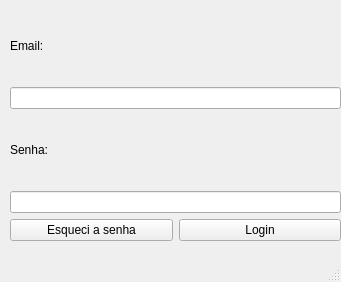
<?xml version="1.0" encoding="UTF-8"?>
<ui version="4.0">
 <class>MainWindow</class>
 <widget class="QMainWindow" name="MainWindow">
  <property name="geometry">
   <rect>
    <x>0</x>
    <y>0</y>
    <width>341</width>
    <height>282</height>
   </rect>
  </property>
  <property name="windowTitle">
   <string>MainWindow</string>
  </property>
  <widget class="QWidget" name="centralwidget">
   <widget class="QWidget" name="widget" native="true">
    <property name="geometry">
     <rect>
      <x>10</x>
      <y>10</y>
      <width>331</width>
      <height>231</height>
     </rect>
    </property>
    <widget class="QWidget" name="verticalLayoutWidget">
     <property name="geometry">
      <rect>
       <x>0</x>
       <y>0</y>
       <width>331</width>
       <height>231</height>
      </rect>
     </property>
     <layout class="QVBoxLayout" name="verticalLayout">
      <item>
       <widget class="QLabel" name="label">
        <property name="text">
         <string>Email:</string>
        </property>
       </widget>
      </item>
      <item>
       <widget class="QLineEdit" name="email_input"/>
      </item>
      <item>
       <widget class="QLabel" name="label_2">
        <property name="text">
         <string>Senha:</string>
        </property>
       </widget>
      </item>
      <item>
       <widget class="QLineEdit" name="senha_input">
        <property name="echoMode">
         <enum>QLineEdit::EchoMode::Password</enum>
        </property>
       </widget>
      </item>
      <item>
       <layout class="QHBoxLayout" name="horizontalLayout">
        <item>
         <widget class="QPushButton" name="pushButton_2">
          <property name="text">
           <string>Esqueci a senha</string>
          </property>
         </widget>
        </item>
        <item>
         <widget class="QPushButton" name="login_button">
          <property name="text">
           <string>Login</string>
          </property>
         </widget>
        </item>
       </layout>
      </item>
     </layout>
    </widget>
   </widget>
  </widget>
  <widget class="QMenuBar" name="menubar">
   <property name="geometry">
    <rect>
     <x>0</x>
     <y>0</y>
     <width>341</width>
     <height>33</height>
    </rect>
   </property>
  </widget>
  <widget class="QStatusBar" name="statusbar"/>
 </widget>
 <resources/>
 <connections/>
</ui>
